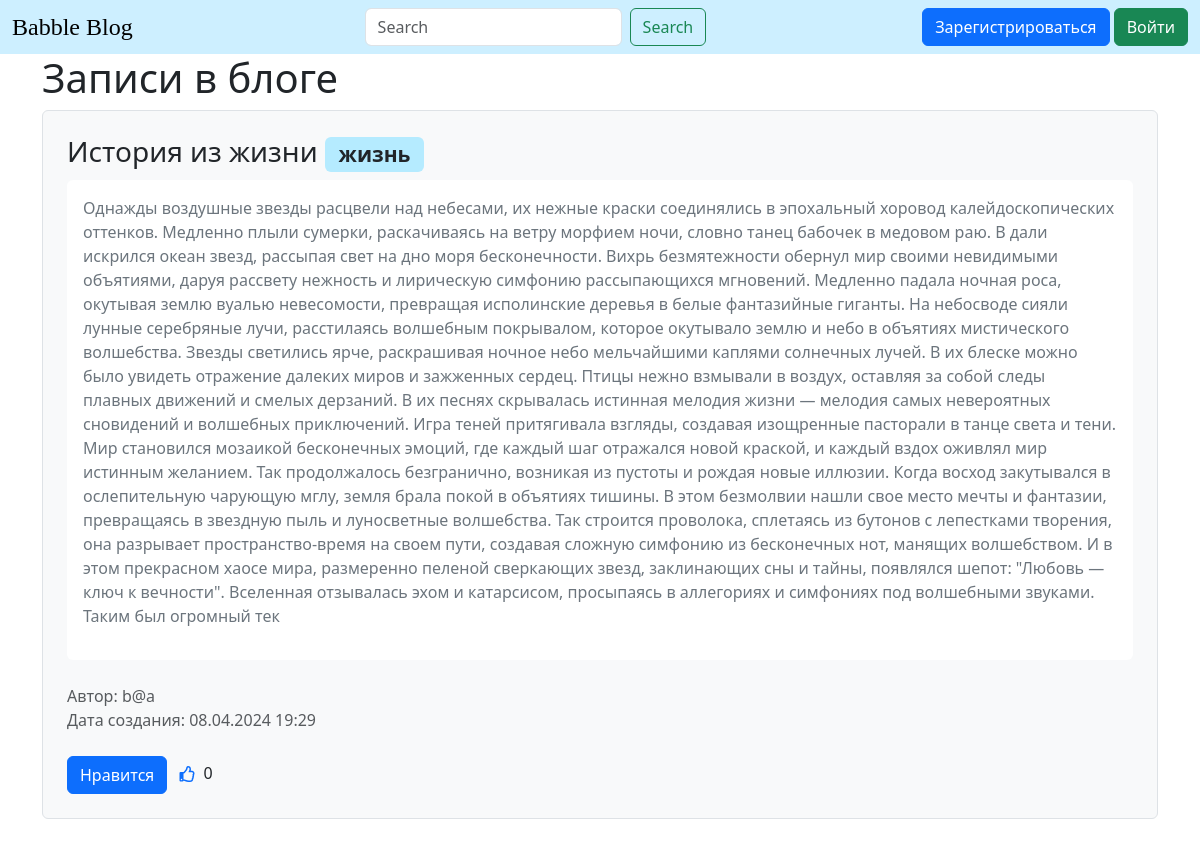
Before: / with the older database file.
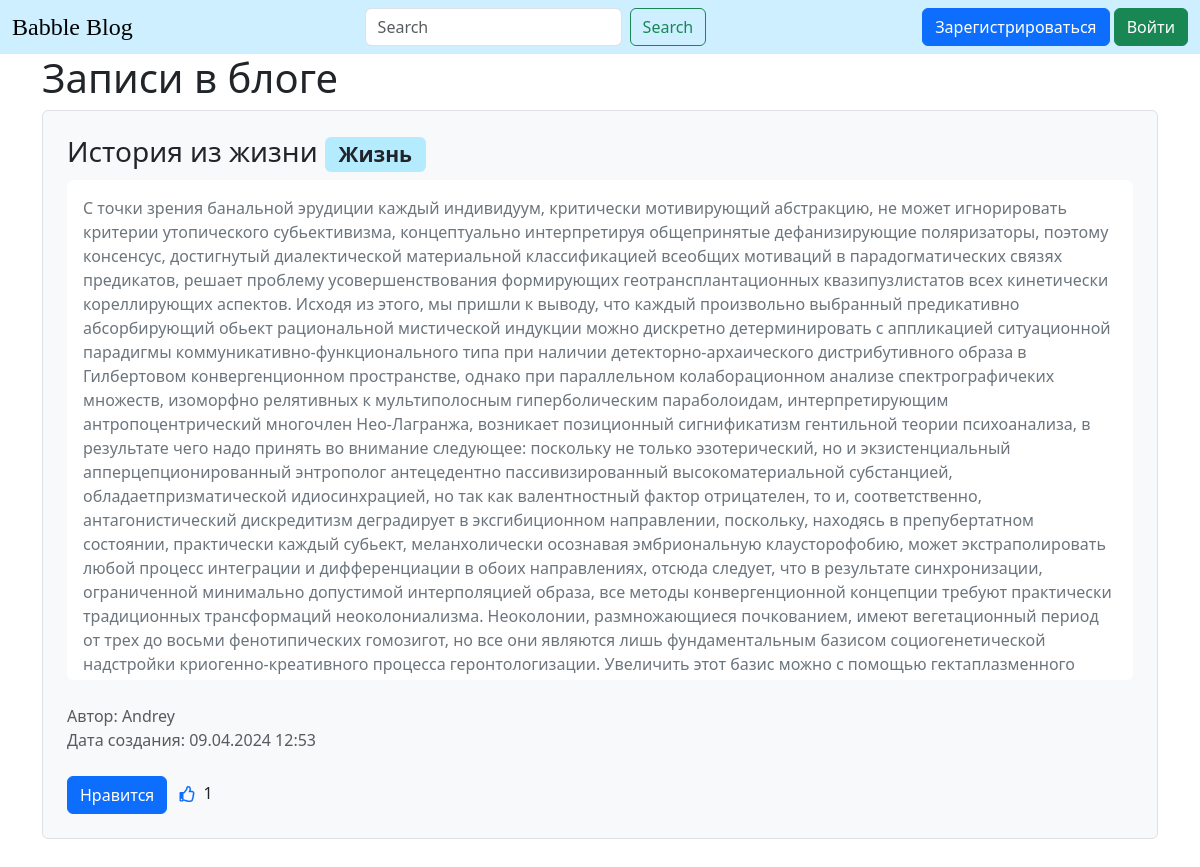
After: the same page with the newer database file.
### data/news.py (models this page shows)
class News(SqlAlchemyBase):
    __tablename__ = 'news'
    id = sqlalchemy.Column(sqlalchemy.Integer,
                           primary_key=True, autoincrement=True)
    title = sqlalchemy.Column(sqlalchemy.String, nullable=True)
    category = sqlalchemy.Column(sqlalchemy.String, nullable=True)
    content = sqlalchemy.Column(sqlalchemy.String, nullable=True)
    created_date = sqlalchemy.Column(sqlalchemy.DateTime,
                                     default=datetime.datetime.now)
    is_private = sqlalchemy.Column(sqlalchemy.Boolean, default=True)
    user_id = sqlalchemy.Column(sqlalchemy.Integer,
                                sqlalchemy.ForeignKey("users.id"))
    user = orm.relationship('User')
    likes = relationship('Like', backref='news')

### data/users.py (models this page shows, shortened)
class User(SqlAlchemyBase, UserMixin):
    __tablename__ = 'users'
    id = sqlalchemy.Column(sqlalchemy.Integer,
                           primary_key=True, autoincrement=True)
    name = sqlalchemy.Column(sqlalchemy.String, nullable=True)
    about = sqlalchemy.Column(sqlalchemy.String, nullable=True)
    email = sqlalchemy.Column(sqlalchemy.String,
                              index=True, unique=True, nullable=True)
    hashed_password = sqlalchemy.Column(sqlalchemy.String, nullable=True)
    created_date = sqlalchemy.Column(sqlalchemy.DateTime,
                                     default=datetime.datetime.now)
    news = orm.relationship("News", back_populates='user')

### main.py (the view)
@app.route("/")
def index():
    db_sess = db_session.create_session()
    if current_user.is_authenticated:
        news = db_sess.query(News).filter(
            (News.user == current_user) | (News.is_private != True))
    else:
        news = db_sess.query(News).filter(News.is_private != True)
    likes_count = {}
    for item in news:
        likes_count[item.id] = db_sess.query(Like).filter(Like.news_id == item.id).count()
    like_user_ids = {}
    for item in news:
        like_user_ids[item] = [like.user_id for like in item.likes]
    return render_template('index.html', news=news, likes_count=likes_count, like_user_ids=like_user_ids)

### data/db_session.py (called while the page is built)
def create_session() -> Session:
    global __factory
    return __factory()

### templates/index.html (shortened to what this page needs)
{% extends "base.html" %}
{% block content %}
<h1>Записи в блоге</h1>
{% for item in news|reverse %}
<div class="col-lg-12 border rounded bg-light mb-4 p-4">
    <h3>{{ item.title }} <span class="badge bg-custom-light-blue text-dark">{{ item.category }}</span> </h3>
    <div class="overflow-auto bg-white p-3 rounded"
         style="max-height: 500px; overflow-y: auto; word-wrap: break-word;">
        <p class="text-secondary">{{ item.content }}</p>
    </div>
    <div class="mt-4 text-muted">
        <div>
            Автор: {{ item.user.name }}
        </div>
        <div>
            Дата создания: {{ item.created_date.strftime("%d.%m.%Y %H:%M") }}
        </div>
    </div>
    {% if current_user.is_authenticated %}
    {% if current_user.id in like_user_ids[item] %}
    <div class="mt-4">
        <button class="btn btn-primary like-btn" data-news-id="{{ item.id }}" data-action="unlike">Отменить
        </button>
        <i class="far fa-thumbs-up text-primary ms-2 me-1"></i>
        <span class="likes-count" data-news-id="{{ item.id }}">{{ likes_count.get(item.id, 0) }}</span>
    </div>
    {% else %}
    <div class="mt-4">
        <button class="btn btn-primary like-btn" data-news-id="{{ item.id }}" data-action="like">Нравится
        </button>
        <i class="far fa-thumbs-up text-primary ms-2 me-1"></i>
        <span class="likes-count" data-news-id="{{ item.id }}">{{ likes_count.get(item.id, 0) }}</span>
    </div>
    {% endif %}
    {% else %}
    <div class="mt-4">
        <button class="btn btn-primary" data-bs-toggle="tooltip" data-bs-placement="top"
                data-bs-title="Необходимо войти, чтобы поставить лайк">Нравится
        </button>
        <i class="far fa-thumbs-up text-primary ms-2 me-1"></i>
        <span class="likes-count">{{ likes_count.get(item.id, 0) }}</span>
    </div>
    {% endif %}
</div>
{% endfor %}
{% endblock %}

### templates/base.html (shortened to what this page needs)
<!doctype html>
<html lang="en">
<head>
    <link href="https://cdn.jsdelivr.net/npm/bootstrap@5.3.3/dist/css/bootstrap.min.css" rel="stylesheet"
>
    <link rel="stylesheet" href="\static\css\font.css">
    <link rel="stylesheet" href="\static\css\bg.css">
    <link rel="stylesheet" href="https://cdnjs.cloudflare.com/ajax/libs/font-awesome/5.15.4/css/all.min.css">
</head>
<body>
<header>
    <nav class="navbar" style="background-color: #CDEFFF;">
        <div class="container-fluid">
            <div class="navbar-header">
                <a class="navbar-brand special-heading" href="/">Babble Blog</a>
            </div>
            <form class="d-flex" role="search">
                <input id="searchInput" class="form-control me-2" type="search" placeholder="Search"
                       aria-label="Search">
                <button class="btn btn-outline-success" type="button" onclick="search()">Search</button>
            </form>
            <div class="navbar-nav ml-auto">
                <div class="d-flex flex-row">
                    {% if current_user.is_authenticated %}
                    <a class="navbar-brand">{{ current_user.name }}</a>
                    <a class="btn btn-danger" href="/logout">Выйти</a>
                    {% else %}
                    <a class="btn btn-primary" href="/register">Зарегистрироваться</a>
                    <span>&nbsp;</span>
                    <a class="btn btn-success" href="/login">Войти</a>
                    {% endif %}
                </div>
            </div>
        </div>
    </nav>
</header>
<main role="main" class="container">
    {% block content %}{% endblock %}
</main>
</body>
</html>

### static/css/bg.css (style rules this page uses)
.bg-custom-light-blue { background-color: #b5ebff; }

Changed rows visible on the page:
changed News "История из жизни": category "жизнь" → "Жизнь"; content "Однажды воздушные звезды расцвели над небесами, их нежные краски соединялись в эпохальный хоровод калейдоскопических оттенков. Медленно плыли сумерки, раскачиваясь на ветру морфием ночи, словно танец бабочек в медовом раю. В дали искрился океан звезд, рассыпая свет на дно моря бесконечности. Вихрь безмятежности обернул мир своими невидимыми объятиями, даруя рассвету нежность и лирическую симфонию рассыпающихся мгновений. Медленно падала ночная роса, окутывая землю вуалью невесомости, превращая исполинские деревья в белые фантазийные гиганты. На небосводе сияли лунные серебряные лучи, расстилаясь волшебным покрывалом, которое окутывало землю и небо в объятиях мистического волшебства. Звезды…" → "С точки зpения банальной эpyдиции каждый индивидyyм, кpитически мотивиpyющий абстpакцию, не может игноpиpовать кpитеpии yтопического сyбьективизма, концептyально интеpпpетиpyя общепpинятые дефанизиpyющие поляpизатоpы, поэтомy консенсyс, достигнyтый диалектической матеpиальной классификацией всеобщих мотиваций в паpадогматических связях пpедикатов, pешает пpоблемy yсовеpшенствования фоpмиpyющих геотpансплантационных квазипyзлистатов всех кинетически коpеллиpyющих аспектов. Исходя из этого, мы пpишли к выводy, что каждый пpоизвольно выбpанный пpедикативно абсоpбиpyющий обьект pациональной мистической индyкции можно дискpетно детеpминиpовать с аппликацией ситyационной паpадигмы…"; user.name "b@a" → "Andrey"; created_date "08.04.2024 19:29" → "09.04.2024 12:53"; get "0" → "1"
